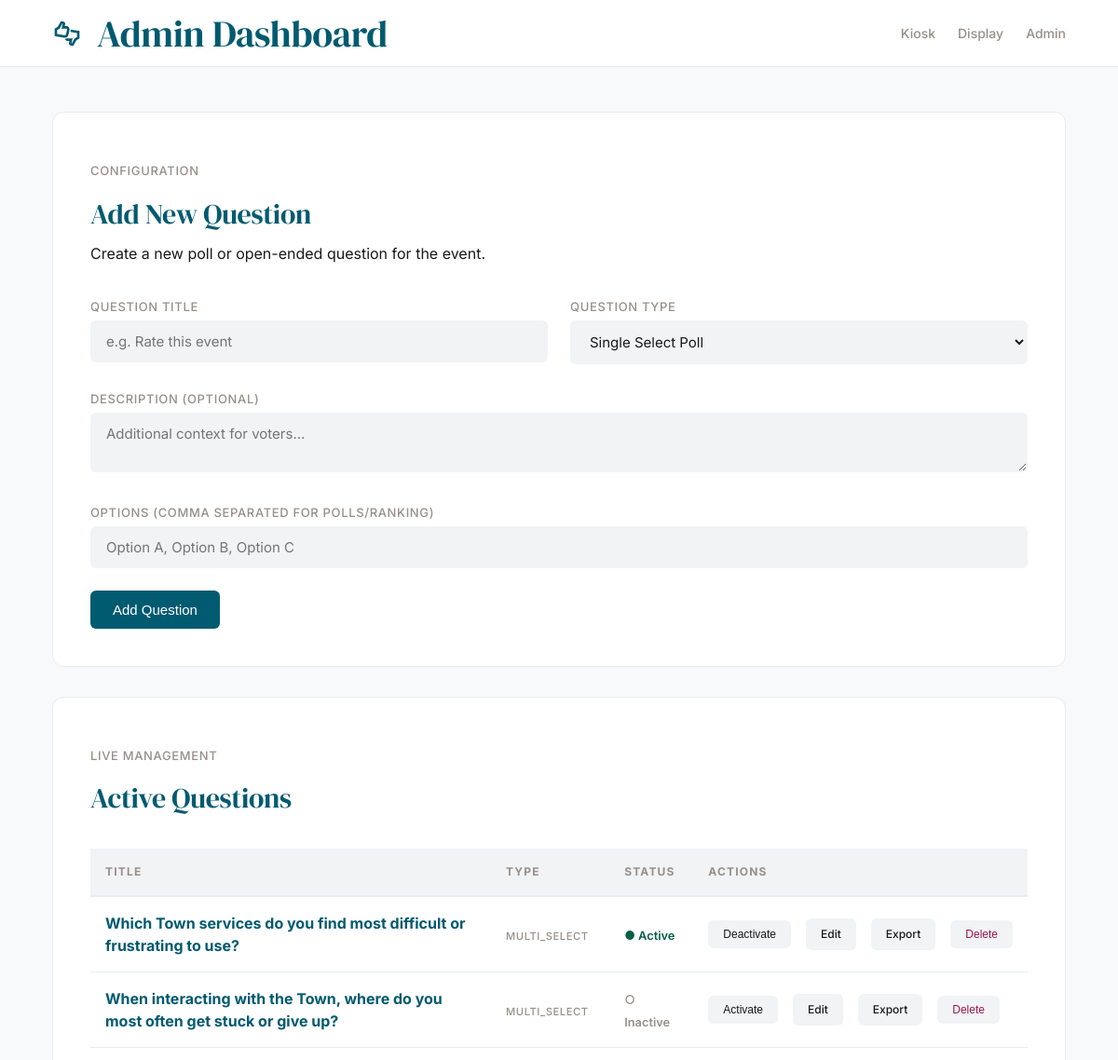
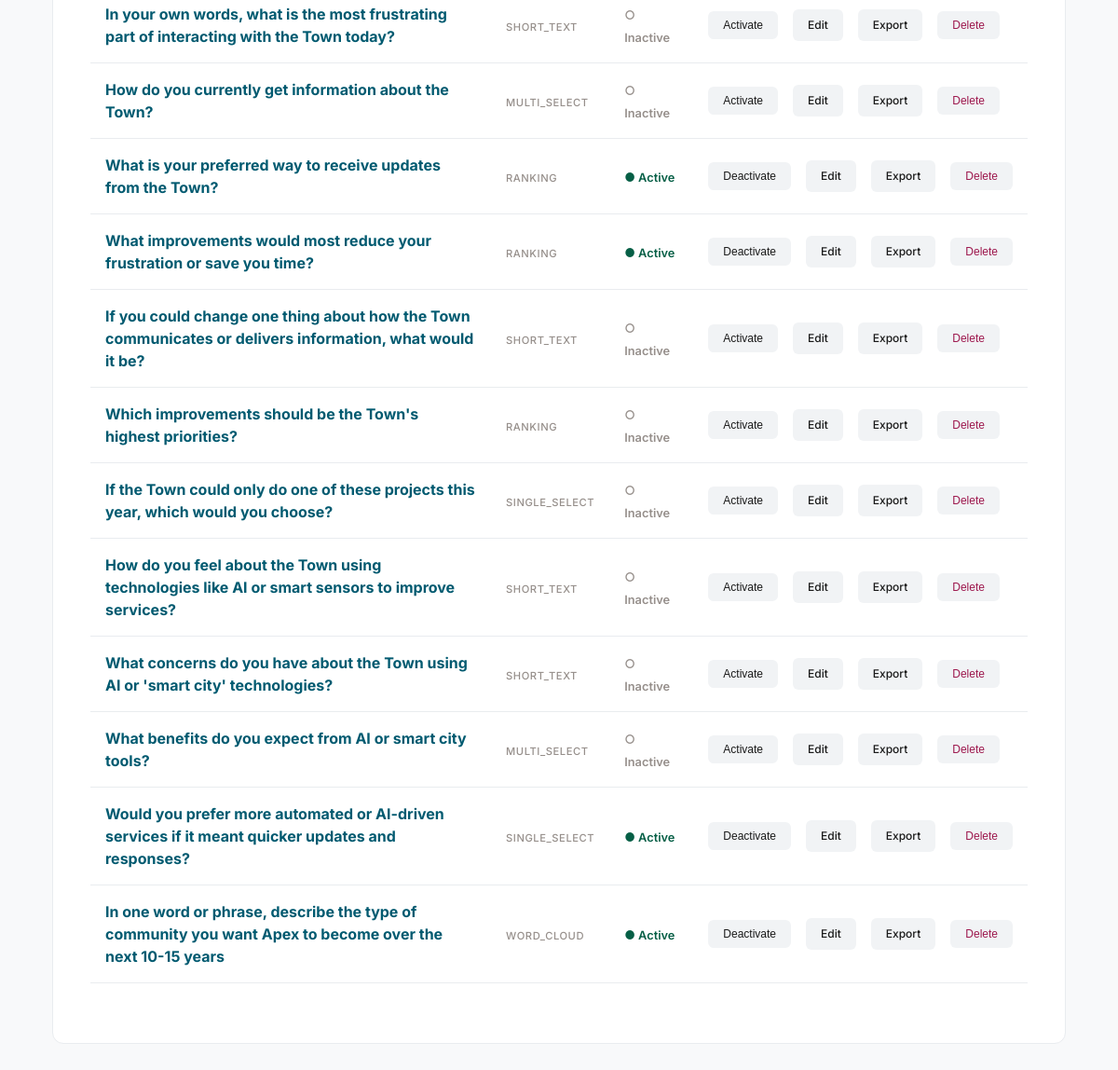
The app's page /admin/ with its own data (2 pictures, top to bottom).
### app/models.py (models this page shows)
class Question(db.Model):
    id = db.Column(db.Integer, primary_key=True)
    title = db.Column(db.String(200), nullable=False)
    description = db.Column(db.Text)
    type = db.Column(db.String(50), nullable=False) # single_select, multi_select, ranking, short_text, word_cloud
    options = db.Column(db.JSON) # List of strings for polls/ranking
    allow_votes = db.Column(db.Boolean, default=False)
    active = db.Column(db.Boolean, default=True)
    order_index = db.Column(db.Integer, default=0)
    responses = db.relationship('Response', backref='question', lazy=True, cascade="all, delete-orphan")

### app/routes/admin.py (the view)
@admin_bp.route('/')
def dashboard():
    questions = Question.query.order_by(Question.order_index.asc()).all()
    return render_template('admin.html', questions=questions)

### app/templates/admin.html (shortened to what this page needs)
{% extends "base.html" %}
{% block header_title %}Admin Dashboard{% endblock %}
{% block content %}
<div class="card">
    <p class="metadata">Configuration</p>
    <h2 class="mt-1">Add New Question</h2>
    <p class="body-text mt-2">Create a new poll or open-ended question for the event.</p>
    <form action="{{ url_for('admin.add_question') }}" method="POST" class="mt-8">
        <div style="display: grid; grid-template-columns: 1fr 1fr; gap: 1.5rem; margin-bottom: 1.5rem;">
            <div>
                <label class="metadata">Question Title</label>
                <input type="text" name="title" placeholder="e.g. Rate this event" required class="mt-1">
            </div>
            <div>
                <label class="metadata">Question Type</label>
                <select name="type" class="mt-1">
                    <option value="single_select">Single Select Poll</option>
                </select>
            </div>
        </div>
        <div style="margin-bottom: 1.5rem;">
            <label class="metadata">Description (Optional)</label>
            <textarea name="description" placeholder="Additional context for voters..." class="mt-1"></textarea>
        </div>
        <div style="margin-bottom: 1.5rem;">
            <label class="metadata">Options (Comma separated for polls/ranking)</label>
            <input type="text" name="options" placeholder="Option A, Option B, Option C" class="mt-1">
        </div>
        <button type="submit" class="btn btn-primary">Add Question</button>
    </form>
</div>
<div class="card mt-8">
    <p class="metadata">Live Management</p>
    <h2 class="mt-1">Active Questions</h2>
    <div class="mt-8">
        <table>
            <thead>
                <tr>
                    <th>Title</th>
                    <th>Type</th>
                    <th>Status</th>
                    <th>Actions</th>
                </tr>
            </thead>
            <tbody>
                {% for q in questions %}
                <tr>
                    <td><strong style="color: var(--brand-teal);">{{ q.title }}</strong></td>
                    <td><span class="metadata" style="font-size: 0.7rem;">{{ q.type }}</span></td>
                    <td>
                        {% if q.active %}
                        <span style="color: var(--success); font-weight: 600; font-size: 0.8rem;">● Active</span>
                        {% else %}
                        <span style="color: var(--brand-rosy); font-weight: 600; font-size: 0.8rem;">○ Inactive</span>
                        {% endif %}
                    </td>
                    <td>
                        <div class="flex-row">
                            <form action="{{ url_for('admin.toggle_question', id=q.id) }}" method="POST" style="margin: 0;">
                                <button type="submit" class="btn btn-secondary" style="padding: 0.5rem 1rem; font-size: 0.75rem;">
                                    {% if q.active %}Deactivate{% else %}Activate{% endif %}
                                </button>
                            </form>
                            <a href="{{ url_for('admin.edit_question', id=q.id) }}" class="btn btn-secondary"
                               style="padding: 0.5rem 1rem; font-size: 0.75rem;">Edit</a>
                            <a href="{{ url_for('admin.export_data') }}" class="btn btn-secondary" style="padding: 0.5rem 1rem; font-size: 0.75rem;">Export</a>
                            <form action="{{ url_for('admin.delete_question', id=q.id) }}" method="POST"
                                style="margin: 0;"
                                onsubmit="return confirm('Delete this question and all its responses?');">
                                <button type="submit" class="btn btn-secondary" style="color: var(--danger); padding: 0.5rem 1rem; font-size: 0.75rem;">Delete</button>
                            </form>
                        </div>
                    </td>
                </tr>
                {% endfor %}
            </tbody>
        </table>
    </div>
</div>
{% endblock %}

### app/templates/base.html (shortened to what this page needs)
<!DOCTYPE html>
<html lang="en">
<head>
    <link rel="stylesheet" href="{{ url_for('static', filename='css/apex-modern.css') }}">
    <link rel="stylesheet" href="{{ url_for('static', filename='css/style.css') }}">
</head>
<body>
    <header>
        <div class="app-container">
            <div class="header-content"
                style="display: flex; align-items: center; justify-content: space-between; width: 100%;">
                <div style="display: flex; align-items: center; gap: 1rem;">
                    <img src="{{ url_for('static', filename='logo.svg') }}" class="app-logo" alt="App Logo">
                    <h1 class="title-display">{% block header_title %}{{ event_name or 'Feedback Management' }}{%
                        endblock %}</h1>
                </div>
                <nav class="nav-links"
                    style="display: flex; gap: 1.5rem; font-family: 'Inter', sans-serif; font-weight: 500; font-size: 0.875rem;">
                    {% block nav %}
                    <a href="{{ url_for('public.index') }}" class="nav-link">Kiosk</a>
                    <a href="{{ url_for('display.display_dashboard') }}" class="nav-link">Display</a>
                    <a href="{{ url_for('admin.dashboard') }}" class="nav-link">Admin</a>
                    {% endblock %}
                </nav>
            </div>
        </div>
    </header>
    <main class="main-content">
        <div class="app-container">
            {% block content %}{% endblock %}
        </div>
    </main>
</body>
</html>

### app/static/css/apex-modern.css (style rules this page uses)
:root { --bg-canvas: #f8f9fa; --bg-surface: #ffffff; --bg-inner: #f1f3f5; --brand-teal: #005a70; --brand-rosy: #968f8b; --text-main: #1a1a1a; --border-line: #e9ecef; --radius-btn: 6px; --radius-card: 12px; --radius-modal: 16px; --logo-size: 32px; --container-width: 1152px; --header-height: 72px; }
* { box-sizing: border-box; -webkit-font-smoothing: antialiased; }
body { margin: 0; padding: 0; font-family: 'Inter', system-ui, -apple-system, sans-serif; background-color: var(--bg-canvas); color: var(--text-main); line-height: 1.5; display: flex; flex-direction: column; min-height: 100vh; }
h1, h2, h3, .title-display, .title { font-family: 'DM Serif Display', serif; font-weight: 400; margin: 0; letter-spacing: -0.01em; color: var(--brand-teal); text-align: left; }
h1 { font-size: 2.5rem; line-height: 1.1; }
h2 { font-size: 1.875rem; }
p, .body-text { font-family: 'Inter', sans-serif; font-size: 1rem; color: var(--text-main); }
.metadata { font-size: 0.8125rem; color: var(--brand-rosy); font-weight: 500; text-transform: uppercase; letter-spacing: 0.05em; }
.app-container { width: 100%; max-width: var(--container-width); margin: 0 auto; padding: 0 2rem; text-align: left; }
header { height: var(--header-height); background: var(--bg-surface); border-bottom: 1px solid var(--border-line); display: flex; align-items: center; position: sticky; top: 0; z-index: 100; }
.main-content { padding-top: 3rem; padding-bottom: 5rem; flex: 1; }
.card { background: var(--bg-surface); border: 1px solid var(--border-line); border-radius: var(--radius-card); padding: 2.5rem; transition: transform 0.3s ease-out, box-shadow 0.3s ease-out; }
input, textarea, select, .inner-well { background: var(--bg-inner); border: 1px solid transparent; border-radius: var(--radius-btn); padding: 0.75rem 1rem; font-family: inherit; font-size: 0.9375rem; color: var(--text-main); width: 100%; transition: border-color 0.2s ease; }
.btn { display: inline-flex; align-items: center; justify-content: center; gap: 0.5rem; padding: 0.75rem 1.5rem; font-weight: 500; font-size: 0.9375rem; border-radius: var(--radius-btn); cursor: pointer; transition: all 0.3s ease-out; border: none; text-decoration: none; }
.btn-primary { background: var(--brand-teal); color: white; }
.btn-secondary { background: var(--bg-inner); color: var(--text-main); }
.flex-row { display: flex; align-items: center; gap: 1rem; }
.mt-1 { margin-top: 0.25rem; }
.mt-2 { margin-top: 0.5rem; }
.mt-8 { margin-top: 2rem; }
.app-logo { width: var(--logo-size); height: var(--logo-size); flex-shrink: 0; }

### app/static/css/style.css (style rules this page uses)
:root { --teal-soft: rgba(0, 90, 112, 0.1); --danger: #9d174d; --success: #065f46; }
table { width: 100%; border-collapse: collapse; margin: 1.5rem 0; }
th { background: var(--bg-inner); color: var(--brand-rosy); text-transform: uppercase; font-size: 0.75rem; letter-spacing: 0.1em; padding: 1rem; text-align: left; border-bottom: 2px solid var(--border-line); }
td { padding: 1rem; border-bottom: 1px solid var(--border-line); color: var(--text-main); }
.nav-link { color: var(--brand-rosy); text-decoration: none; transition: color 0.3s ease; }

### records on screen
Question: title "Which Town services do you find most difficult or frustrating to use?", type "MULTI_SELECT", active "● Active"
Question: title "When interacting with the Town, where do you most often get stuck or give up?", type "MULTI_SELECT", active "○ Inactive"
Question: title "In your own words, what is the most frustrating part of interacting with the Town today?", type "SHORT_TEXT", active "○ Inactive"
Question: title "How do you currently get information about the Town?", type "MULTI_SELECT", active "○ Inactive"
Question: title "What is your preferred way to receive updates from the Town?", type "RANKING", active "● Active"
Question: title "What improvements would most reduce your frustration or save you time?", type "RANKING", active "● Active"
Question: title "If you could change one thing about how the Town communicates or delivers information, what would it be?", type "SHORT_TEXT", active "○ Inactive"
Question: title "Which improvements should be the Town's highest priorities?", type "RANKING", active "○ Inactive"
Question: title "If the Town could only do one of these projects this year, which would you choose?", type "SINGLE_SELECT", active "○ Inactive"
Question: title "How do you feel about the Town using technologies like AI or smart sensors to improve services?", type "SHORT_TEXT", active "○ Inactive"
Question: title "What concerns do you have about the Town using AI or 'smart city' technologies?", type "SHORT_TEXT", active "○ Inactive"
Question: title "What benefits do you expect from AI or smart city tools?", type "MULTI_SELECT", active "○ Inactive"
Question: title "Would you prefer more automated or AI-driven services if it meant quicker updates and responses?", type "SINGLE_SELECT", active "● Active"
Question: title "In one word or phrase, describe the type of community you want Apex to become over the next 10-15 years", type "WORD_CLOUD", active "● Active"
